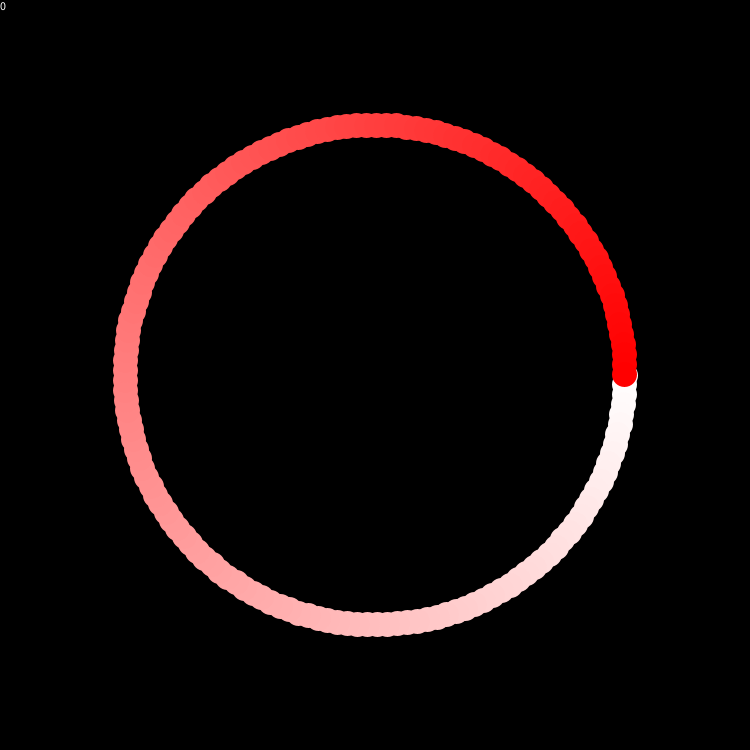
Frame 1 (no input)
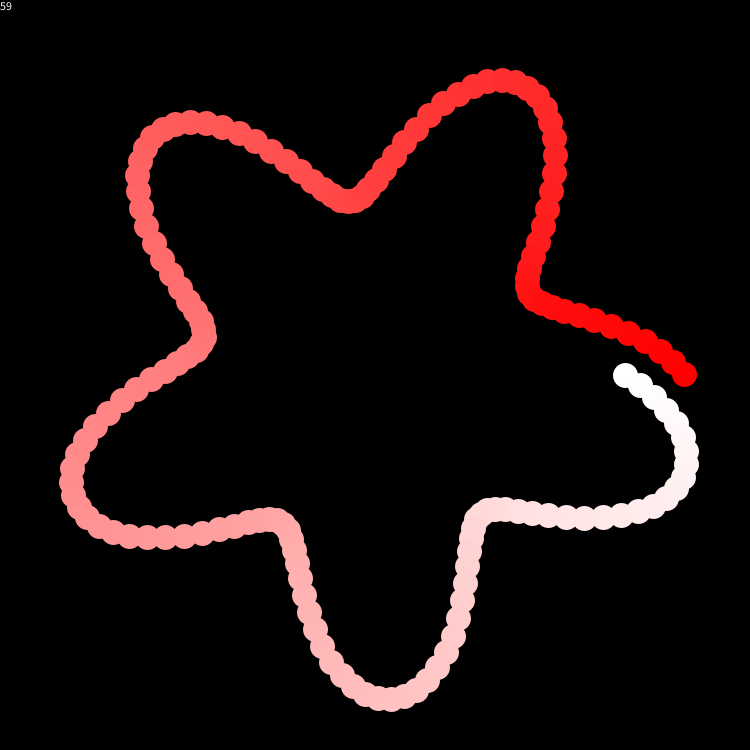
Frame 60 (the mouse pressed at the canvas centre just before this capture)
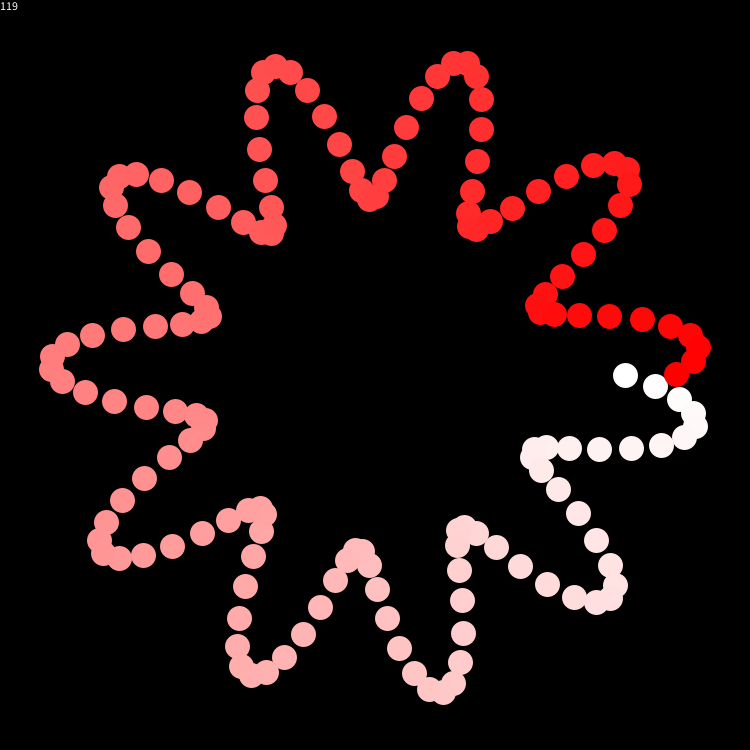
Frame 120 (the mouse held since frame 60 and released just before this capture)

The Processing sketch that drew these frames (run headless with seeded random() and noise(); from frame 60 on, the mouse is pressed at the canvas centre):

// Processing sketch: SineCircleUnfold
// ── SineCircleUnfold.pde

boolean paused = false;
int step = 0;
int resume;

void setup() {
  size(750, 750);
  frameRate(60);
}

void draw() {
  sineCircleUnfold();
}

void sineCircleUnfold() {
  float sineSpeed = 5;
  float amplitude = 30;
  float r = 100;
  float size = 750;
  float halfSize = size / 2;

  background(0);  
  text(step, 0, 10);
  
  translate(halfSize, halfSize);
  
  scale(2.5);
  
  stroke(255);
  strokeWeight(10);
  
  for (float t = 0; t < TWO_PI; t += 0.04) {
    float sineWaveRadius = r + amplitude * sin(sineSpeed * radians(t * step));
    stroke(lerpColor(#ffffff, #ff0000, map(t, 0, TWO_PI, 0, 1)));
    point(sineWaveRadius * cos(t), sineWaveRadius * sin(t));
  }
  
  if (!paused) step++;
}

void keyPressed() {
  if (key == ' ') {
    paused = !paused;
  } else if (key == CODED) {
    if (keyCode == LEFT && paused) step--;
    if (keyCode == RIGHT && paused) step++;
  }
}
